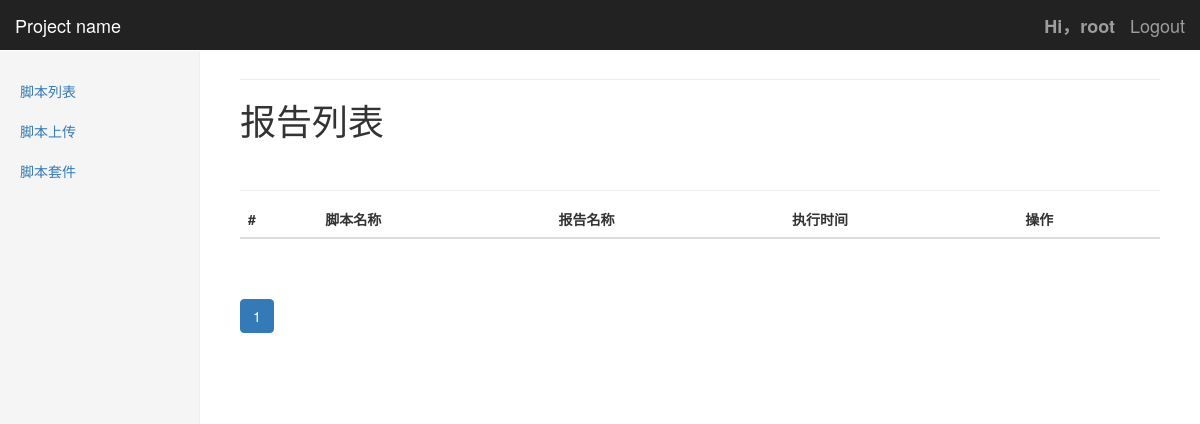
Before: /TestScripts/ReportList/67/ (signed in) with the older database file.
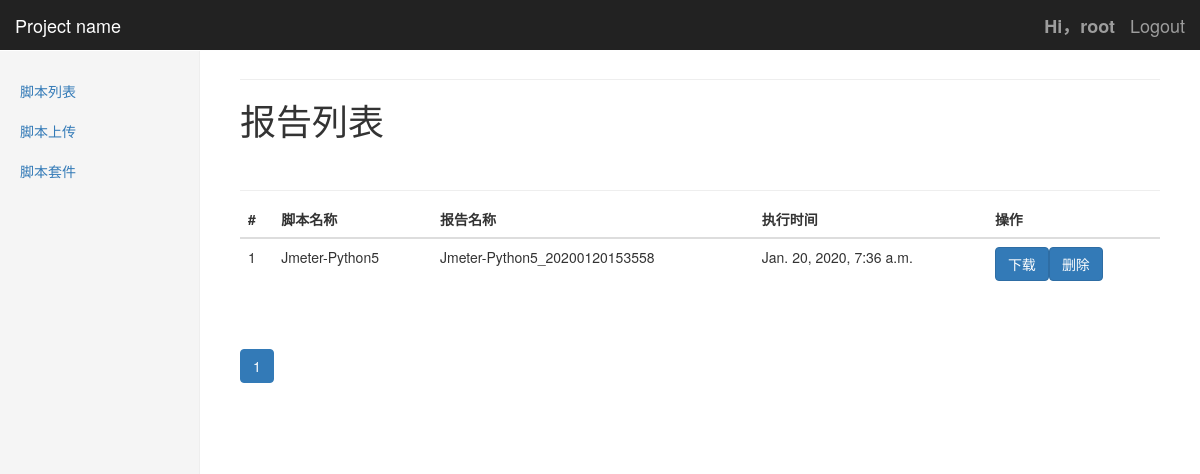
After: the same page with the newer database file.
### TestScripts/models.py (models this page shows)
class testReport(models.Model):
    result_choices = ((0, 'pass'), (1, 'fail'))
    delete_choices = ((0, 'undelete'), (1, 'delete'))
    testScript = models.ForeignKey(testScript, on_delete=models.CASCADE, verbose_name='testScript')
    reportName = models.CharField(max_length=50, blank=True)
    reportFile = models.CharField(max_length=250, blank=True)
    reportZip = models.CharField(max_length=250, blank=True)
    createTime = models.DateTimeField(auto_now_add=True)
    isDelete = models.BooleanField(default=0, choices=delete_choices)

class testScript(models.Model):
    status_choices = ((0, 'wait'), (1, 'running'), (2, 'complete'))
    result_choices = ((0, 'pass'), (1, 'fail'))
    delete_choices = ((0, 'undelete'), (1, 'delete'))
    testFile = models.ForeignKey(testFile, on_delete=models.CASCADE, verbose_name='testFile')
    scriptName = models.CharField(max_length=50)
    scriptFile = models.CharField(max_length=250, blank=True)
    runTimes = models.IntegerField(default=0)
    status = models.CharField(max_length=20, default='wait')
    lastRunTime = models.DateTimeField(auto_now=True)
    createTime = models.DateTimeField(auto_now_add=True)
    isDelete = models.BooleanField(default=0, choices=delete_choices)
    def __str__(self):
        return self.scriptName

### TestScripts/views.py (the view)
# urls.py: path('ReportList/<int:scriptId>/', views.reportList.as_view(), name='ReportList'),
class reportList(ListView):
    template_name = 'TestScripts/ReportList.html'
    context_object_name = 'reportList'
    paginate_by = 10
    def get_queryset(self):
        return testReport.objects.filter(testScript__testFile__uploader=self.request.user, isDelete=0,
                                         testScript=self.kwargs.get('scriptId')).order_by('-createTime')
    def get_context_data(self, **kwargs):
        context = super().get_context_data(**kwargs)
        context['reportDownloadForm'] = downloadReportForms()
        context['reportDeleteForm'] = deleteReportForms()
        return context

### TestScripts/forms.py
class downloadReportForms(forms.Form):
    reportId = forms.IntegerField(max_value=1000, widget=forms.HiddenInput)

class deleteReportForms(forms.Form):
    reportId = forms.IntegerField(max_value=1000, widget=forms.HiddenInput)

### templates/TestScripts/ReportList.html (shortened to what this page needs)
{% extends 'Base.html' %}
{% block page-header %}
<h1>报告列表</h1>
{% endblock %}
{% block table-responsive %}
<table class="table">
    <thead>
    <tr>
        <th>#</th>
        <th>脚本名称</th>
        <th>报告名称</th>
        <th>执行时间</th>
        <th>操作</th>
    </tr>
    </thead>
    <tbody>
    {% for report in reportList %}
    <tr>
        <td>{{ forloop.counter }}</td>
        <td>{{ report.testScript }}</td>
        <td>{{ report.reportName }}</td>
        <td>{{ report.createTime }}</td>
        <td>
            <div class="form-input">
                <form action="{% url 'TestScripts:ReportDownload' %}" method="post">
                    <input type="submit" class="btn btn-primary" value="下载">
                </form>
            </div>
            <div class="form-input">
                <form action="{% url 'TestScripts:ReportDelete' %}" method="post">
                    <input type="submit" class="btn btn-primary" value="删除">
                </form>
            </div>
        </td>
        {% endfor %}
    </tr>
    </tbody>
</table>
<div class="pagination">
    <nav>
        <ul class="pagination">
            {% for page_num in page_obj.paginator.page_range %}
            {% if page_num == page_obj.number %}
            <li class="active"><a href="?page={{ page_num }}">{{page_num}}</a></li>
            {% else %}
            <li class=""><a href="?page={{ page_num }}">{{page_num}}</a></li>
            {% endif %}
            {% endfor %}
        </ul>
    </nav>
</div>
{% endblock %}

Changed rows visible on the page:
added testReport: testScript "Jmeter-Python5", reportName "Jmeter-Python5_20200120153558", createTime "Jan. 20, 2020, 7:36 a.m."
